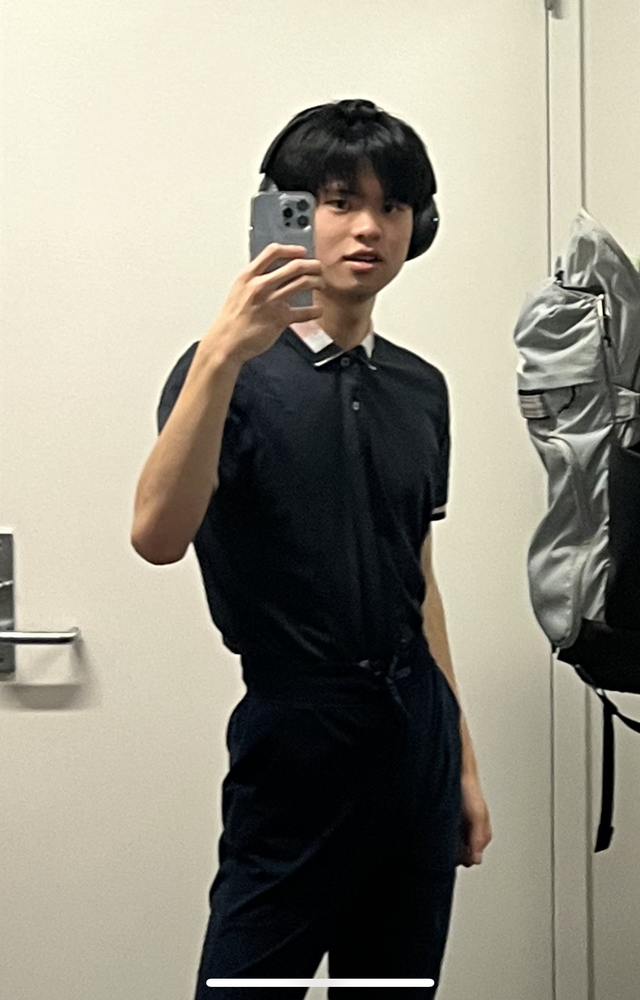
#> input picture Misc/test.PNG, 640 x 1000 px, shrunk from 1170 x 1828 before the run
$ python BasicImgOpt.py
#> lines starting #> are read from the running program, lines starting #| are printed output that depends on the picture; after the words box and inside, x2 and y2 are one past the last pixel; in counts of white or black regions, pixels touching at a corner belong together
import cv2

img = cv2.imread("test.PNG")
#> img is the input picture: shape (1000, 640, 3); mean B, G, R 131.3, 144.8, 148.7

# Access Single Cell

for i in range(img.shape[0]):
    for j in range(img.shape[1]):
        if j%10==0:
            img[i,j] = (0,0,0)
        if i%10==0:
            img[i,j] = (0,0,0)
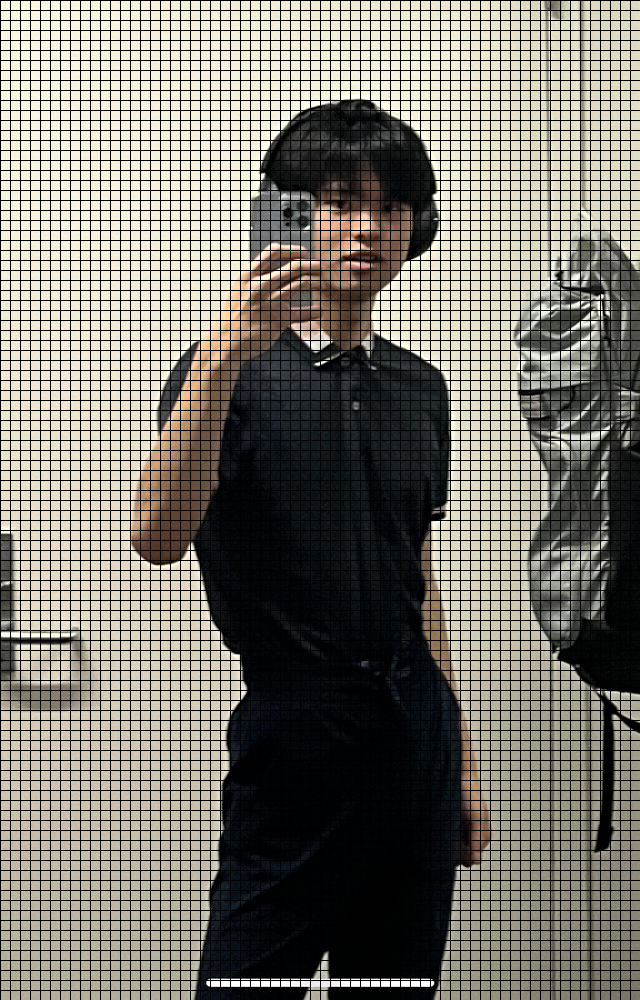
#> img: shape (1000, 640, 3); 18.97% of pixels changed, all inside (x1, y1, x2, y2) = (0, 0, 640, 1000)

cv2.imshow("Result",img)

# Build ROI
x=50
y=60
w=100
h=200

roi = img[y:y+h,x:x+w]
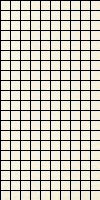
#> roi: shape (200, 100, 3); mean B, G, R 179.8, 195.6, 199.4
print(roi.shape)
#| (200, 100, 3)
img[100:150,150:200] = (0,255,0)
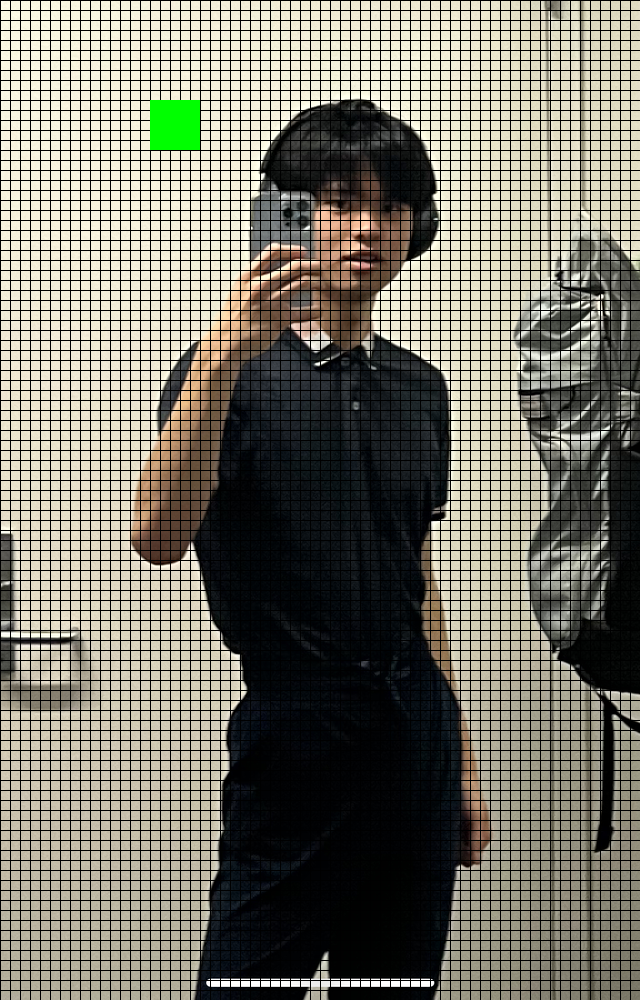
#> img: shape (1000, 640, 3); 0.39% of pixels changed, all inside (x1, y1, x2, y2) = (150, 100, 200, 150)

cv2.imshow("ROI",roi)
cv2.imshow("ROI 2",img)


cv2.waitKey(0)
cv2.destroyAllWindows()

$ run again, with Misc/moon_target.png copied over Misc/test.PNG
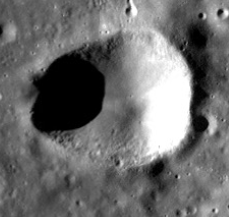
#> input picture Misc/moon_target.png, 229 x 217 px
#> img is the input picture: shape (217, 229, 3); min 0, max 255, mean 108.5
#> after the loop `for i in range(img.shape[0]):`:
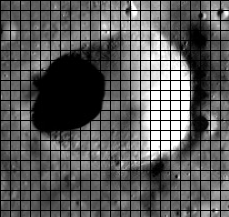
#> img: shape (217, 229, 3); 17.81% of pixels changed, all inside (x1, y1, x2, y2) = (0, 0, 229, 217)
#| (157, 100, 3)
#> `img[100:150,150:200] = (0,255,0)`:
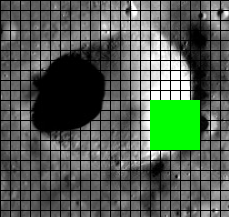
#> img: shape (217, 229, 3); 5.03% of pixels changed, all inside (x1, y1, x2, y2) = (150, 100, 200, 150)
